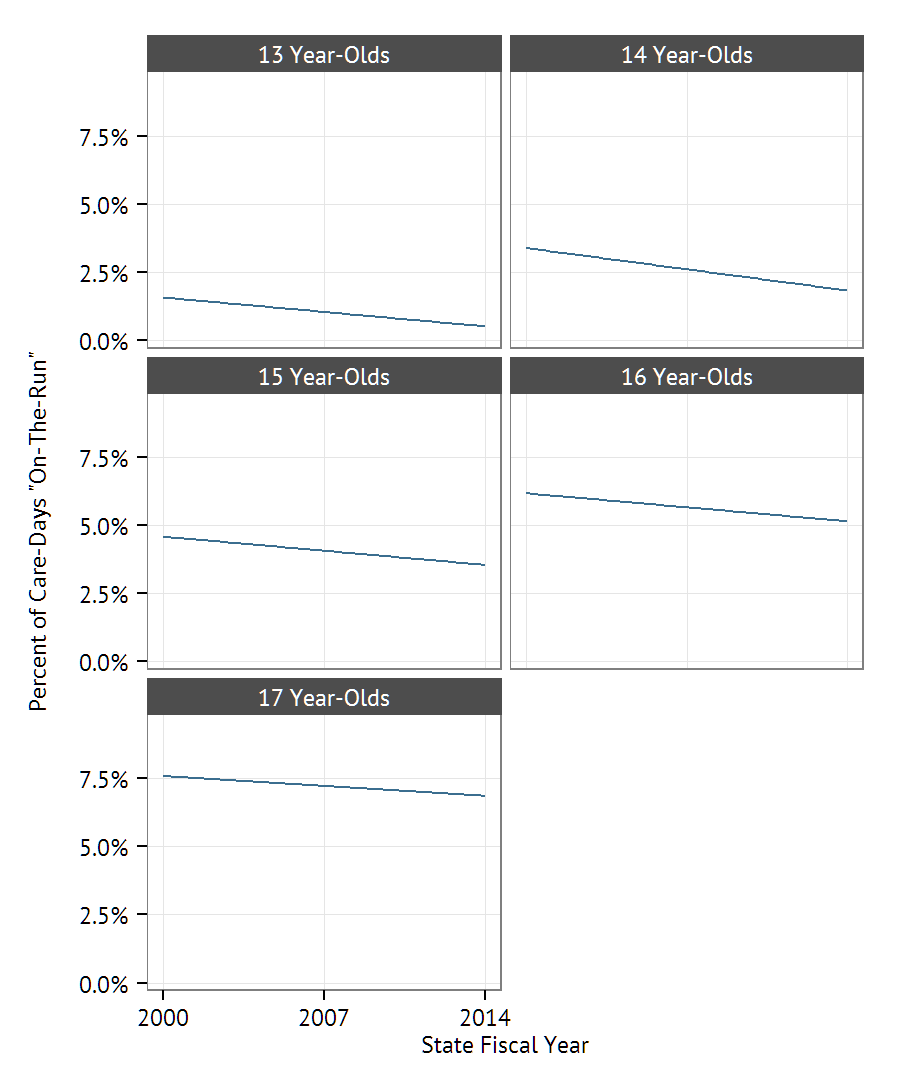

The script that saved this image:
library(ggplot2)
library(pocr)
library(extrafont)
load("graph_dat.RData")
otr <- rate_care_day_otr_long
otr$age <- as.character(otr$age_in_fy)
otr$age = str_replace(otr$age, pattern = " Care Days", "s")
otr$age = str_replace(otr$age, pattern = "Year Old", "Year-Old")

otr1 = ggplot(otr[otr$variable == "On-The-Run Rate",]
                  ,aes(x=fiscal_yr
                       ,y=value
                       ,group=variable
                       ,colour=variable)) + 
        geom_smooth(fill=NA
                ,method="lm") +  
        scale_y_continuous(labels = percent) +
    labs(x = "State Fiscal Year", y = 'Percent of Care-Days "On-The-Run"\n'#, title = 
             ) +
    scale_color_manual(name="", values=c(poc_colors[c(1,4,2)]), guide = FALSE) +
    scale_x_continuous(breaks = c(2000, 2007, 2014)) +
    facet_wrap(~age, ncol = 2) +
    theme_bw(base_family = "PT Sans") +
    theme(legend.position = "bottom",
          panel.grid.minor = element_blank(),
          strip.background = element_rect(fill = "gray30", color = "gray30"),
          strip.text = element_text(color = "white"),
          axis.title = element_text(size = rel(0.8)))

ggsave("blog_otr_graph.png", plot = otr1, height = 6, width = 5, dpi = 180)


otr2 = ggplot(otr[otr$variable == "On-The-Run Rate",]
                  ,aes(x=fiscal_yr
                       ,y=value
                       ,group=age
                       ,colour=age)) + 
        geom_smooth(fill=NA
                ,method="lm", size = 1.1) +  
        scale_y_continuous(labels = percent) +
    labs(x = "State Fiscal Year", y = 'Percent of Care-Days\n"On-The-Run"',
         color = "Age"
             ) +
    scale_color_manual(values = portal_colors, guide = F) +
    scale_x_continuous(breaks = c(2000, 2005, 2010, 2014), limits = c(2000, 2015.5)) +
    geom_text(data = filter(otr, variable == "On-The-Run Rate", fiscal_yr == 2014) %>%
                  mutate(fiscal_yr = 2015.25, value = sqrt(0.95 * value)^2 ),
              aes(label = age), size = rel(3), family = "PT Sans") +
    theme_bw(base_family = "PT Sans") +
    theme(legend.position = "bottom",
          panel.grid = element_blank(),
          strip.background = element_blank(),
          axis.title = element_text(size = rel(0.8))) +
    coord_cartesian(ylim = c(0, 0.08))
#otr2
ggsave("blog_otr_graph2.png", plot = otr2, height = 4.5, width = 7.5, dpi = 180)
